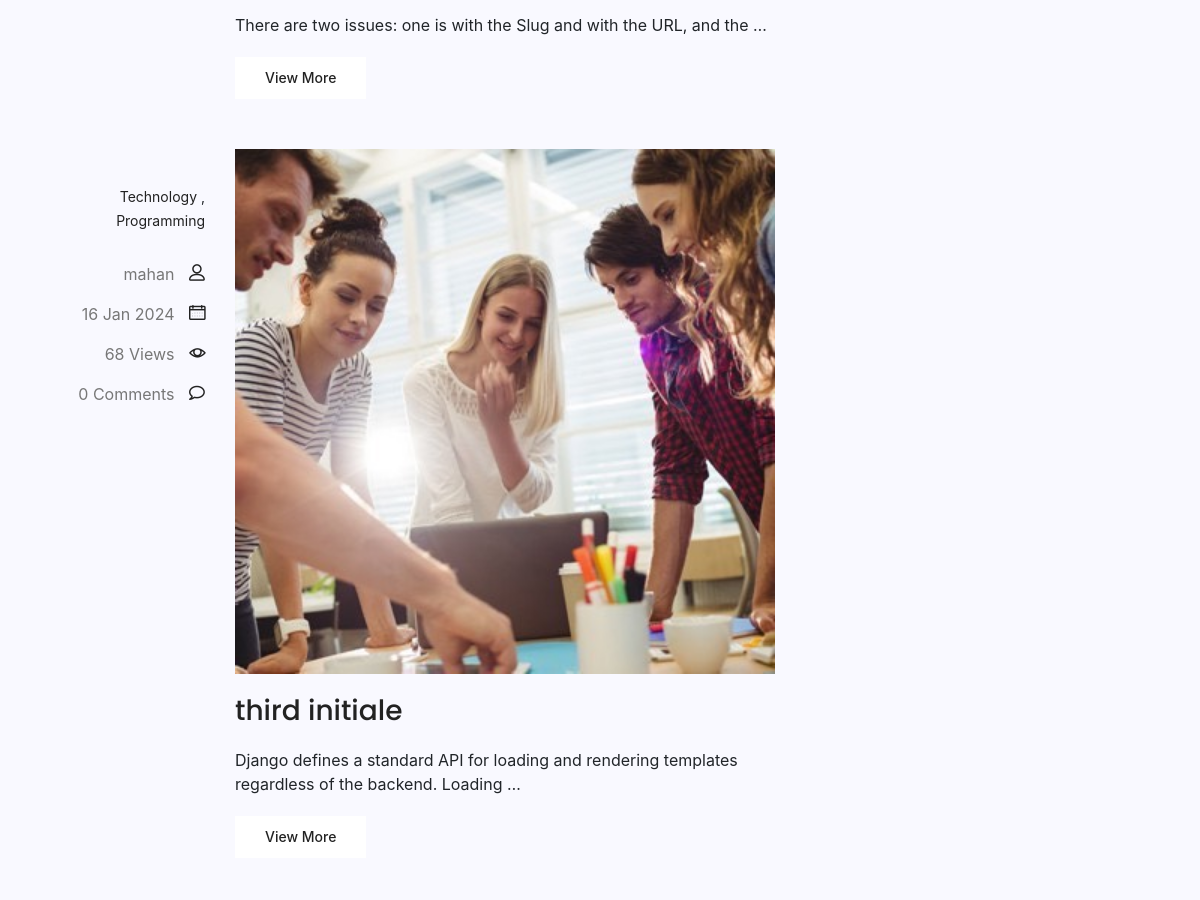
/blog_app/search/ (middle part), run on an earlier commit of the app's database.
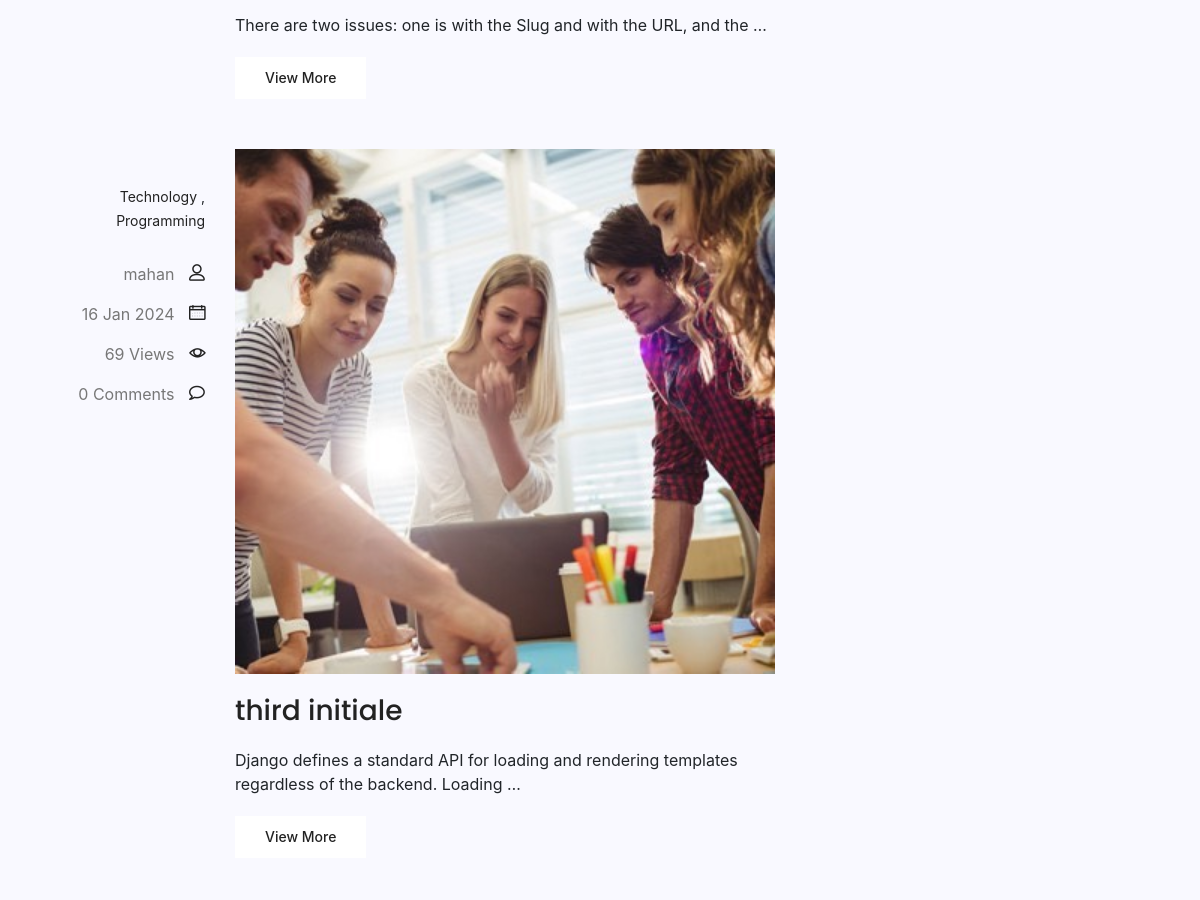
And on a later commit of the database.
### blog_app/models.py (models this page shows, shortened)
class Post(models.Model):
    image = models.ImageField(upload_to='app_image/', default='default.png')
    author = models.ForeignKey(User, on_delete=models.SET_NULL, null=True)
    title = models.CharField(max_length=100)
    content = models.TextField()
    tags = TaggableManager()
    counted_views = models.PositiveIntegerField(default=0)
    status = models.BooleanField(default=False)
    login_needed = models.BooleanField(default=False)
    published_date = models.DateTimeField(null=True)
    created_date = models.DateTimeField(auto_now_add=True)
    updated_date = models.DateTimeField(auto_now=True)
    category_list = models.ManyToManyField(Category)
    class Meta:
        ordering = ['-created_date']
        verbose_name = 'پست'
        verbose_name_plural = 'پست ها'

### blog_app/views.py (the view)
# urls.py: path('search/', search_view, name='search_index'),
def search_view(request):
    filter_post = Post.objects.filter(published_date__lt=timezone.now(), status=1)
    if request.method == 'GET':
        req = request.GET.get('s')
        if req:
            filter_post = filter_post.filter(content__contains=req)
    context = {'filter_post': filter_post}
    return render(request, 'blog_items/blog-home.html', context)

### blog_app/models.py (called while the page is built)
    def __str__(self):
        return self.name

### blog_app/templatetags/blog_tags.py (called while the page is built)
@register.simple_tag(name='comments_count')
def show_comments_count(pid):
    return Comment.objects.filter(intended_post=pid, approved=True).count()

@register.inclusion_tag('blog_items/blog-latest-post.html')
def most_visited_posts(arg=3):
    post_obj = Post.objects.filter(published_date__lt=timezone.now(), status=1).order_by('-counted_views')[:arg]
    return {'post_obj': post_obj}

@register.inclusion_tag('blog_items/blog-post-categories.html')
def cat_of_posts():
    post_obj = Post.objects.filter(published_date__lt=timezone.now(), status=1)
    category_obj = Category.objects.all()
    cat_dict = {}
    for cat_name in category_obj:
        cat_dict[cat_name] = post_obj.filter(category_list=cat_name).count()
    return {'cat_dict': cat_dict}

### templates/blog_items/blog-home.html (shortened to what this page needs)
{% extends 'base.html' %}
{% block content %}
{% load static %}
{% load blog_tags %}
          <section class="post-content-area">
             <div class="container">
                <div class="row">
                   <div class="col-lg-8 posts-list">
                      {% for item in filter_post %}
                      <div class="single-post row">
                         <div class="col-lg-3  col-md-3 meta-details">
                            <ul class="tags">
                               {% for cat in item.category_list.all %}
                               <li><a href="{% url 'blog_show:category_blog' cat_name=cat.name %}">{{cat.name}}</a> {% if not forloop.last %} , {% endif %}</li>
                               {% endfor%}
                            </ul>
                            <div class="user-details row">
                               <p class="user-name col-lg-12 col-md-12 col-6"><a href="{% url 'blog_show:author_pubs' author_username=item.author.username %}">{{item.author}}</a> <span class="lnr lnr-user"></span></p>
                               <p class="date col-lg-12 col-md-12 col-6"><a>{{item.published_date|date:"d M Y"}}</a> <span class="lnr lnr-calendar-full"></span></p>
                               <p class="view col-lg-12 col-md-12 col-6"><a>{{item.counted_views}} Views</a> <span class="lnr lnr-eye"></span></p>
                               <p class="comments col-lg-12 col-md-12 col-6"><a>{% comments_count item.id %} Comments</a> <span class="lnr lnr-bubble"></span></p>
                            </div>
                         </div>
                         <div class="col-lg-9 col-md-9 ">
                            <div class="feature-img">
                               <img class="img-fluid" src=" {{item.image.url}}" alt="">
                            </div>
                            <a class="posts-title" href="{% url 'blog_show:single_blog' pid=item.id %}"><h3>{{item.title}}</h3></a>
                            <p class="excert">
                               {{item.content|truncatewords:15}}
                            </p>
                            <a href="{% url 'blog_show:single_blog' pid=item.id %}" class="primary-btn">View More</a>
                         </div>
                      </div>
                      {% endfor %}
                   </div>
                   <div class="col-lg-4 sidebar-widgets">
             </div>
          </section>
{% endblock %}

What changed in the data, as far as the page shows it:
changed Post "third initiale": counted_views "68" → "69"
